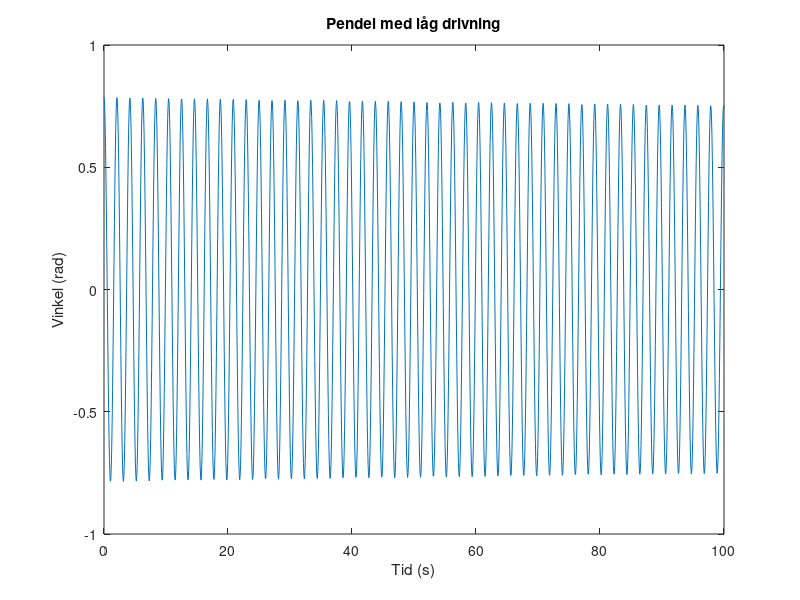

The MATLAB source for this figure:
function pendulum_with_slow_drivingggg()
    % Parameters
    g = 9.81; % Acceleration due to gravity (m/s^2)
    l = 1;    % Length of the pendulum (m)
    a = 0.1;  % Amplitude of the vertical driving (m)
    omega = ((1 / (2 * pi)) * sqrt(g / l)) / 10; % Natural frequency of the pendulum (rad/s)


    % Differential equation for the pendulum with slow vertical driving
    pendulum_equation_with_slow_driving = @(t, phi) [phi(2); ...
        - (g + a * omega^2 * cos(omega * t)) * sin(phi(1)) / l];

    % Initial conditions
    initial_conditions = [pi / 4, 0]; % Initial angle (45 degrees), initial angular velocity

    % Simulation time span
    tspan = [0, 100]; % [Start time, End time]
    
    % Call ode45 to solve the differential equation
    [time, results] = ode45(pendulum_equation_with_slow_driving, tspan, initial_conditions);

    % Extract angles from the results
    angles = results(:, 1);

    % Plotta resultatet
    figure;
    plot(time, angles);
    xlabel('Tid (s)');
    ylabel('Vinkel (rad)');
    title('Pendel med låg drivning');
end
